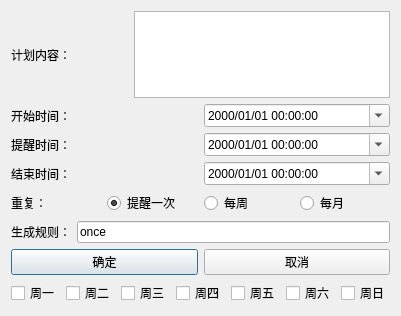
<?xml version="1.0" encoding="UTF-8"?>
<ui version="4.0">
 <class>PlanDetail</class>
 <widget class="QDialog" name="PlanDetail">
  <property name="geometry">
   <rect>
    <x>0</x>
    <y>0</y>
    <width>400</width>
    <height>316</height>
   </rect>
  </property>
  <property name="windowTitle">
   <string>Dialog</string>
  </property>
  <layout class="QVBoxLayout" name="verticalLayout_3">
   <item>
    <layout class="QVBoxLayout" name="verticalLayout">
     <item>
      <layout class="QHBoxLayout" name="horizontalLayout_9">
       <item>
        <widget class="QLabel" name="label_7">
         <property name="text">
          <string>计划内容：</string>
         </property>
        </widget>
       </item>
       <item>
        <widget class="QTextEdit" name="content">
         <property name="sizePolicy">
          <sizepolicy hsizetype="Preferred" vsizetype="Preferred">
           <horstretch>0</horstretch>
           <verstretch>0</verstretch>
          </sizepolicy>
         </property>
         <property name="minimumSize">
          <size>
           <width>0</width>
           <height>0</height>
          </size>
         </property>
         <property name="maximumSize">
          <size>
           <width>16777215</width>
           <height>100</height>
          </size>
         </property>
        </widget>
       </item>
      </layout>
     </item>
     <item>
      <layout class="QHBoxLayout" name="horizontalLayout_10">
       <item>
        <widget class="QLabel" name="label_8">
         <property name="text">
          <string>开始时间：</string>
         </property>
        </widget>
       </item>
       <item>
        <widget class="QDateTimeEdit" name="BTdateTimeEdit">
         <property name="displayFormat">
          <string>yyyy/MM/dd HH:mm:ss</string>
         </property>
         <property name="calendarPopup">
          <bool>true</bool>
         </property>
        </widget>
       </item>
      </layout>
     </item>
     <item>
      <layout class="QHBoxLayout" name="horizontalLayout_11">
       <item>
        <widget class="QLabel" name="label_9">
         <property name="text">
          <string>提醒时间：</string>
         </property>
        </widget>
       </item>
       <item>
        <widget class="QDateTimeEdit" name="RTdateTimeEdit">
         <property name="displayFormat">
          <string>yyyy/MM/dd HH:mm:ss</string>
         </property>
         <property name="calendarPopup">
          <bool>true</bool>
         </property>
        </widget>
       </item>
      </layout>
     </item>
     <item>
      <layout class="QHBoxLayout" name="horizontalLayout_12">
       <item>
        <widget class="QLabel" name="label_10">
         <property name="text">
          <string>结束时间：</string>
         </property>
        </widget>
       </item>
       <item>
        <widget class="QDateTimeEdit" name="ETdateTimeEdit">
         <property name="displayFormat">
          <string>yyyy/MM/dd HH:mm:ss</string>
         </property>
         <property name="calendarPopup">
          <bool>true</bool>
         </property>
        </widget>
       </item>
      </layout>
     </item>
     <item>
      <layout class="QHBoxLayout" name="horizontalLayout_13">
       <item>
        <widget class="QLabel" name="label_11">
         <property name="text">
          <string>重复：</string>
         </property>
        </widget>
       </item>
       <item>
        <widget class="QRadioButton" name="onceRBtn">
         <property name="text">
          <string>提醒一次</string>
         </property>
         <property name="checked">
          <bool>true</bool>
         </property>
        </widget>
       </item>
       <item>
        <widget class="QRadioButton" name="weekRBtn">
         <property name="text">
          <string>每周</string>
         </property>
        </widget>
       </item>
       <item>
        <widget class="QRadioButton" name="monthRBtn">
         <property name="text">
          <string>每月</string>
         </property>
        </widget>
       </item>
      </layout>
     </item>
     <item>
      <layout class="QHBoxLayout" name="horizontalLayout_14">
       <item>
        <widget class="QLabel" name="label_12">
         <property name="text">
          <string>生成规则：</string>
         </property>
        </widget>
       </item>
       <item>
        <widget class="QLineEdit" name="rule">
         <property name="text">
          <string>once</string>
         </property>
        </widget>
       </item>
      </layout>
     </item>
     <item>
      <layout class="QHBoxLayout" name="horizontalLayout_15">
       <item>
        <widget class="QPushButton" name="accept">
         <property name="text">
          <string>确定</string>
         </property>
        </widget>
       </item>
       <item>
        <widget class="QPushButton" name="reject">
         <property name="text">
          <string>取消</string>
         </property>
        </widget>
       </item>
      </layout>
     </item>
    </layout>
   </item>
   <item>
    <layout class="QHBoxLayout" name="horizontalLayout_16">
     <item>
      <widget class="QCheckBox" name="c1">
       <property name="text">
        <string>周一</string>
       </property>
      </widget>
     </item>
     <item>
      <widget class="QCheckBox" name="c2">
       <property name="text">
        <string>周二</string>
       </property>
      </widget>
     </item>
     <item>
      <widget class="QCheckBox" name="c3">
       <property name="text">
        <string>周三</string>
       </property>
      </widget>
     </item>
     <item>
      <widget class="QCheckBox" name="c4">
       <property name="text">
        <string>周四</string>
       </property>
      </widget>
     </item>
     <item>
      <widget class="QCheckBox" name="c5">
       <property name="text">
        <string>周五</string>
       </property>
      </widget>
     </item>
     <item>
      <widget class="QCheckBox" name="c6">
       <property name="text">
        <string>周六</string>
       </property>
      </widget>
     </item>
     <item>
      <widget class="QCheckBox" name="c7">
       <property name="text">
        <string>周日</string>
       </property>
      </widget>
     </item>
    </layout>
   </item>
   <item>
    <layout class="QGridLayout" name="monthLayout"/>
   </item>
  </layout>
 </widget>
 <resources/>
 <connections/>
</ui>
